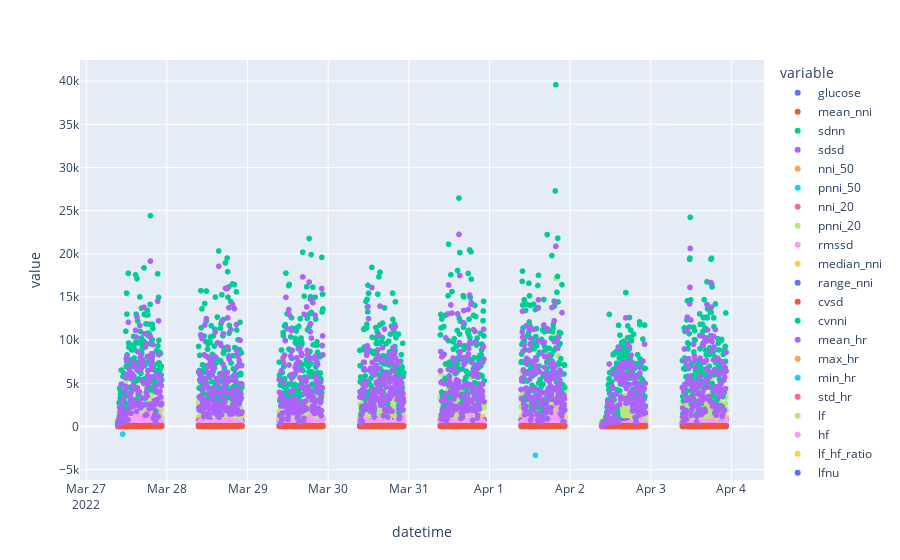

Notebook code for this chart:
### Code cell
fig = px.scatter(final_df)
fig.show()

### Figure 1 — Plotly figure (JSON) as saved in the notebook; plotly's stock layout.template omitted (floating-point values rounded to 4 significant figures; data arrays with more than 128 entries replaced by an {"elided": "..."} marker saying what was removed)
{"data": [{"hovertemplate": "variable=glucose<br>datetime=%{x}<br>value=%{y}<extra></extra>", "legendgroup": "glucose", "marker": {"color": "#636efa", "symbol": "circle"}, "mode": "markers", "name": "glucose", "showlegend": true, "type": "scattergl", "x": {"elided": "1255 str values"}, "xaxis": "x", "y": {"elided": "1255 float values"}, "yaxis": "y"}, {"hovertemplate": "variable=mean_nni<br>datetime=%{x}<br>value=%{y}<extra></extra>", "legendgroup": "mean_nni", "marker": {"color": "#EF553B", "symbol": "circle"}, "mode": "markers", "name": "mean_nni", "showlegend": true, "type": "scattergl", "x": {"elided": "1255 str values"}, "xaxis": "x", "y": {"elided": "1255 float values"}, "yaxis": "y"}, {"hovertemplate": "variable=sdnn<br>datetime=%{x}<br>value=%{y}<extra></extra>", "legendgroup": "sdnn", "marker": {"color": "#00cc96", "symbol": "circle"}, "mode": "markers", "name": "sdnn", "showlegend": true, "type": "scattergl", "x": {"elided": "1255 str values"}, "xaxis": "x", "y": {"elided": "1255 float values"}, "yaxis": "y"}, {"hovertemplate": "variable=sdsd<br>datetime=%{x}<br>value=%{y}<extra></extra>", "legendgroup": "sdsd", "marker": {"color": "#ab63fa", "symbol": "circle"}, "mode": "markers", "name": "sdsd", "showlegend": true, "type": "scattergl", "x": {"elided": "1255 str values"}, "xaxis": "x", "y": {"elided": "1255 float values"}, "yaxis": "y"}, {"hovertemplate": "variable=nni_50<br>datetime=%{x}<br>value=%{y}<extra></extra>", "legendgroup": "nni_50", "marker": {"color": "#FFA15A", "symbol": "circle"}, "mode": "markers", "name": "nni_50", "showlegend": true, "type": "scattergl", "x": {"elided": "1255 str values"}, "xaxis": "x", "y": {"elided": "1255 float values"}, "yaxis": "y"}, {"hovertemplate": "variable=pnni_50<br>datetime=%{x}<br>value=%{y}<extra></extra>", "legendgroup": "pnni_50", "marker": {"color": "#19d3f3", "symbol": "circle"}, "mode": "markers", "name": "pnni_50", "showlegend": true, "type": "scattergl", "x": {"elided": "1255 str values"}, "xaxis": "x", "y": {"elided": "1255 float values"}, "yaxis": "y"}, {"hovertemplate": "variable=nni_20<br>datetime=%{x}<br>value=%{y}<extra></extra>", "legendgroup": "nni_20", "marker": {"color": "#FF6692", "symbol": "circle"}, "mode": "markers", "name": "nni_20", "showlegend": true, "type": "scattergl", "x": {"elided": "1255 str values"}, "xaxis": "x", "y": {"elided": "1255 float values"}, "yaxis": "y"}, {"hovertemplate": "variable=pnni_20<br>datetime=%{x}<br>value=%{y}<extra></extra>", "legendgroup": "pnni_20", "marker": {"color": "#B6E880", "symbol": "circle"}, "mode": "markers", "name": "pnni_20", "showlegend": true, "type": "scattergl", "x": {"elided": "1255 str values"}, "xaxis": "x", "y": {"elided": "1255 float values"}, "yaxis": "y"}, {"hovertemplate": "variable=rmssd<br>datetime=%{x}<br>value=%{y}<extra></extra>", "legendgroup": "rmssd", "marker": {"color": "#FF97FF", "symbol": "circle"}, "mode": "markers", "name": "rmssd", "showlegend": true, "type": "scattergl", "x": {"elided": "1255 str values"}, "xaxis": "x", "y": {"elided": "1255 float values"}, "yaxis": "y"}, {"hovertemplate": "variable=median_nni<br>datetime=%{x}<br>value=%{y}<extra></extra>", "legendgroup": "median_nni", "marker": {"color": "#FECB52", "symbol": "circle"}, "mode": "markers", "name": "median_nni", "showlegend": true, "type": "scattergl", "x": {"elided": "1255 str values"}, "xaxis": "x", "y": {"elided": "1255 float values"}, "yaxis": "y"}, {"hovertemplate": "variable=range_nni<br>datetime=%{x}<br>value=%{y}<extra></extra>", "legendgroup": "range_nni", "marker": {"color": "#636efa", "symbol": "circle"}, "mode": "markers", "name": "range_nni", "showlegend": true, "type": "scattergl", "x": {"elided": "1255 str values"}, "xaxis": "x", "y": {"elided": "1255 float values"}, "yaxis": "y"}, {"hovertemplate": "variable=cvsd<br>datetime=%{x}<br>value=%{y}<extra></extra>", "legendgroup": "cvsd", "marker": {"color": "#EF553B", "symbol": "circle"}, "mode": "markers", "name": "cvsd", "showlegend": true, "type": "scattergl", "x": {"elided": "1255 str values"}, "xaxis": "x", "y": {"elided": "1255 float values"}, "yaxis": "y"}, {"hovertemplate": "variable=cvnni<br>datetime=%{x}<br>value=%{y}<extra></extra>", "legendgroup": "cvnni", "marker": {"color": "#00cc96", "symbol": "circle"}, "mode": "markers", "name": "cvnni", "showlegend": true, "type": "scattergl", "x": {"elided": "1255 str values"}, "xaxis": "x", "y": {"elided": "1255 float values"}, "yaxis": "y"}, {"hovertemplate": "variable=mean_hr<br>datetime=%{x}<br>value=%{y}<extra></extra>", "legendgroup": "mean_hr", "marker": {"color": "#ab63fa", "symbol": "circle"}, "mode": "markers", "name": "mean_hr", "showlegend": true, "type": "scattergl", "x": {"elided": "1255 str values"}, "xaxis": "x", "y": {"elided": "1255 float values"}, "yaxis": "y"}, {"hovertemplate": "variable=max_hr<br>datetime=%{x}<br>value=%{y}<extra></extra>", "legendgroup": "max_hr", "marker": {"color": "#FFA15A", "symbol": "circle"}, "mode": "markers", "name": "max_hr", "showlegend": true, "type": "scattergl", "x": {"elided": "1255 str values"}, "xaxis": "x", "y": {"elided": "1255 float values"}, "yaxis": "y"}, {"hovertemplate": "variable=min_hr<br>datetime=%{x}<br>value=%{y}<extra></extra>", "legendgroup": "min_hr", "marker": {"color": "#19d3f3", "symbol": "circle"}, "mode": "markers", "name": "min_hr", "showlegend": true, "type": "scattergl", "x": {"elided": "1255 str values"}, "xaxis": "x", "y": {"elided": "1255 float values"}, "yaxis": "y"}, {"hovertemplate": "variable=std_hr<br>datetime=%{x}<br>value=%{y}<extra></extra>", "legendgroup": "std_hr", "marker": {"color": "#FF6692", "symbol": "circle"}, "mode": "markers", "name": "std_hr", "showlegend": true, "type": "scattergl", "x": {"elided": "1255 str values"}, "xaxis": "x", "y": {"elided": "1255 float values"}, "yaxis": "y"}, {"hovertemplate": "variable=lf<br>datetime=%{x}<br>value=%{y}<extra></extra>", "legendgroup": "lf", "marker": {"color": "#B6E880", "symbol": "circle"}, "mode": "markers", "name": "lf", "showlegend": true, "type": "scattergl", "x": {"elided": "1255 str values"}, "xaxis": "x", "y": {"elided": "1255 float values"}, "yaxis": "y"}, {"hovertemplate": "variable=hf<br>datetime=%{x}<br>value=%{y}<extra></extra>", "legendgroup": "hf", "marker": {"color": "#FF97FF", "symbol": "circle"}, "mode": "markers", "name": "hf", "showlegend": true, "type": "scattergl", "x": {"elided": "1255 str values"}, "xaxis": "x", "y": {"elided": "1255 float values"}, "yaxis": "y"}, {"hovertemplate": "variable=lf_hf_ratio<br>datetime=%{x}<br>value=%{y}<extra></extra>", "legendgroup": "lf_hf_ratio", "marker": {"color": "#FECB52", "symbol": "circle"}, "mode": "markers", "name": "lf_hf_ratio", "showlegend": true, "type": "scattergl", "x": {"elided": "1255 str values"}, "xaxis": "x", "y": {"elided": "1255 float values"}, "yaxis": "y"}, {"hovertemplate": "variable=lfnu<br>datetime=%{x}<br>value=%{y}<extra></extra>", "legendgroup": "lfnu", "marker": {"color": "#636efa", "symbol": "circle"}, "mode": "markers", "name": "lfnu", "showlegend": true, "type": "scattergl", "x": {"elided": "1255 str values"}, "xaxis": "x", "y": {"elided": "1255 float values"}, "yaxis": "y"}, {"hovertemplate": "variable=hfnu<br>datetime=%{x}<br>value=%{y}<extra></extra>", "legendgroup": "hfnu", "marker": {"color": "#EF553B", "symbol": "circle"}, "mode": "markers", "name": "hfnu", "showlegend": true, "type": "scattergl", "x": {"elided": "1255 str values"}, "xaxis": "x", "y": {"elided": "1255 float values"}, "yaxis": "y"}, {"hovertemplate": "variable=total_power<br>datetime=%{x}<br>value=%{y}<extra></extra>", "legendgroup": "total_power", "marker": {"color": "#00cc96", "symbol": "circle"}, "mode": "markers", "name": "total_power", "showlegend": true, "type": "scattergl", "x": {"elided": "1255 str values"}, "xaxis": "x", "y": {"elided": "1255 float values"}, "yaxis": "y"}, {"hovertemplate": "variable=vlf<br>datetime=%{x}<br>value=%{y}<extra></extra>", "legendgroup": "vlf", "marker": {"color": "#ab63fa", "symbol": "circle"}, "mode": "markers", "name": "vlf", "showlegend": true, "type": "scattergl", "x": {"elided": "1255 str values"}, "xaxis": "x", "y": {"elided": "1255 float values"}, "yaxis": "y"}], "layout": {"legend": {"title": {"text": "variable"}, "tracegroupgap": 0}, "margin": {"t": 60}, "xaxis": {"anchor": "y", "domain": [0, 1], "title": {"text": "datetime"}}, "yaxis": {"anchor": "x", "domain": [0, 1], "title": {"text": "value"}}}}
